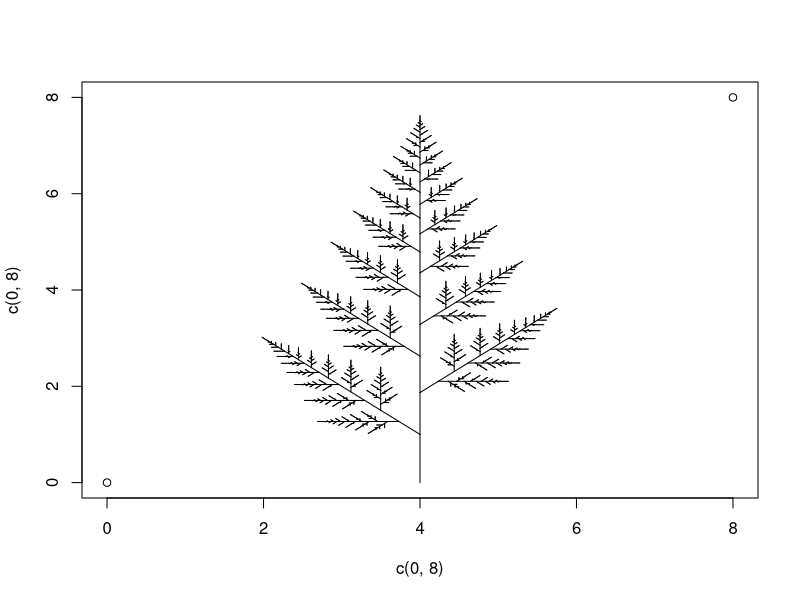

The R script that drew this image:
plot(c(0,8),c(0,8));f=function(x,y,d,l,v){if(l>.01){w=x+l*cos(d);z=y+l*sin(d);segments(x,y,w,z);f(w,z,d+pi/4*v,.38*l,v);f(w,z,d,.87*l,-v)}};f(4,0,pi/2,1,1)
